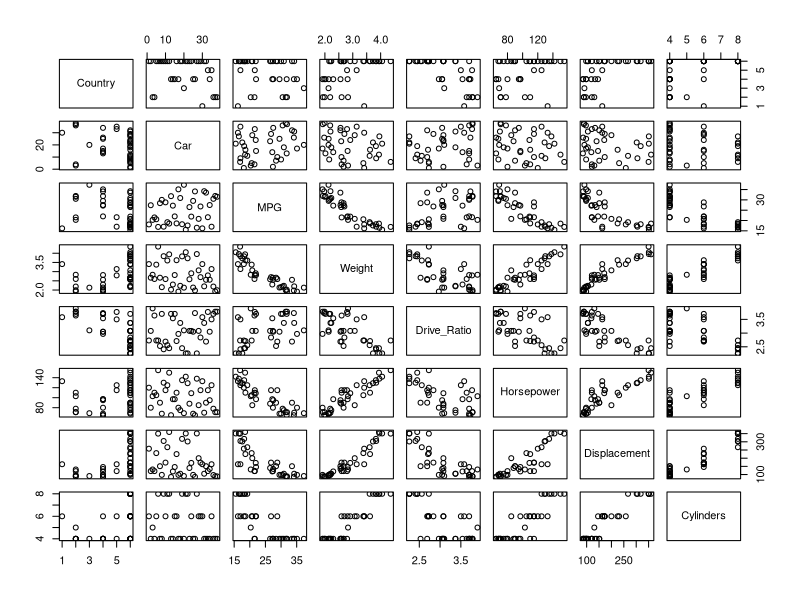
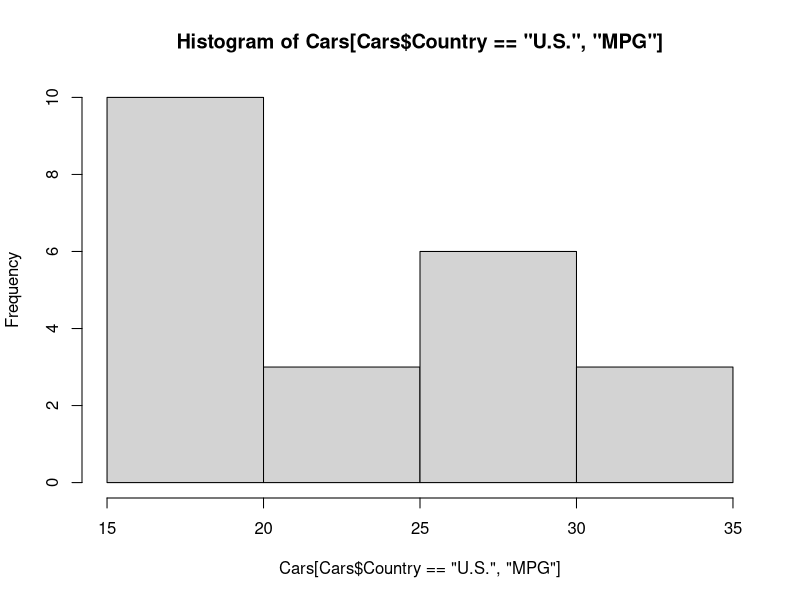
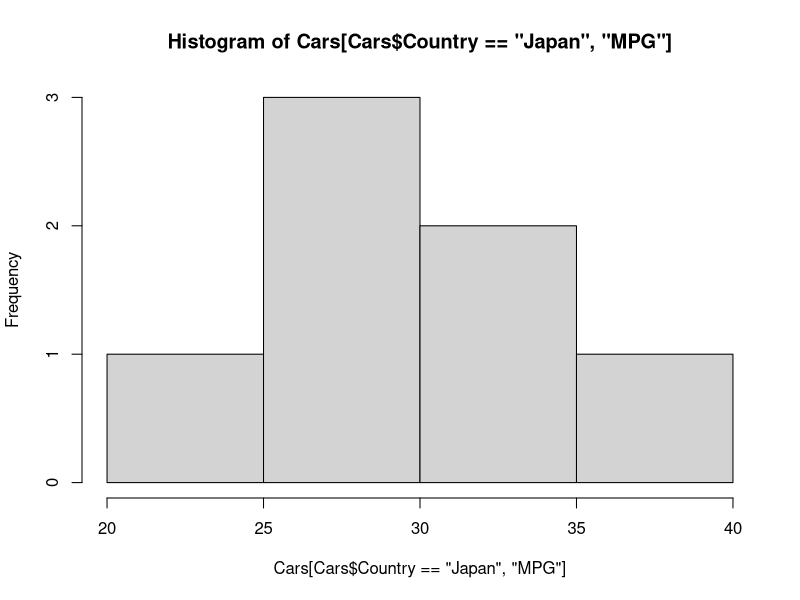

The R script that drew these images, in order:
## ---- chunk 1
print(paste("Hello", "5400!"))
## ---- chunk 2
1 + 1
exp(-2)
sqrt(2 * pi)
## ---- chunk 3
2 / 0
3 / 2 * 3
## ---- chunk 4
3 / 2 * 3
3L / 2L * 3L
## ---- chunk 5
Cars <- read.delim("data/Cars.dat")
#  <- is assignment operator
str(Cars)
## ---- chunk 6
# show the first two rows
head(Cars, 2)
## ---- chunk 7
summary(Cars[, c("Country", "MPG")])
## ---- chunk 8
plot(Cars)
## ---- chunk 9
class(Cars)
## ---- chunk 10
class(1L)
class(1)
class(TRUE)
class("TRUE")
## ---- chunk 11
print(!TRUE)
class(complex(1, 1, -1))
## ---- chunk 12
x = c(5, 4, 0, 0)
x
## ---- chunk 13
y = c("Hello", "5400")
y
c(y, "!")
## ---- chunk 14
z = list("word" = c("Hello", "5400"), "sign" = "!")
z$"word"
z$"sign"
## ---- chunk 15
a <- matrix(1:6, ncol = 3, nrow = 2, byrow = FALSE)
a
## ---- chunk 16
b <- c(1, 2, 3)
a %*% b
## ---- chunk 17
1:4 * 3
## ---- chunk 18
x = 1:5 * 3
x[1:2]
## ---- chunk 19
x[seq(1, 5, 2)]
x[c(1, 3)]
## ---- chunk 20
a = matrix(1:8, 2, 4)
a[1, ]
a[, 1]
## ---- chunk 21
colMeans(a)
rowMeans(a)
## ---- chunk 22
head(Cars[, c("Country", "MPG", "Weight")])
## ---- chunk 23
US_Cars = Cars[Cars$Country == "U.S.", ]
head(US_Cars[, c("Country", "MPG")], 5)
## ---- chunk 24
table(Cars$Country)
summary(Cars[Cars$Country == "U.S.", "MPG"])
summary(Cars[Cars$Country == "Japan", "MPG"])
## ---- chunk 25
hist(Cars[Cars$Country == "U.S.", "MPG"])
## ---- chunk 26
hist(Cars[Cars$Country == "Japan", "MPG"])
## ---- chunk 27
t.test(US_Cars[, "MPG"], mu = 20)
## ---- chunk 28
JPN_Cars = Cars[Cars$Country == "Japan", ]
t.test(US_Cars[, "MPG"], JPN_Cars[, "MPG"])
